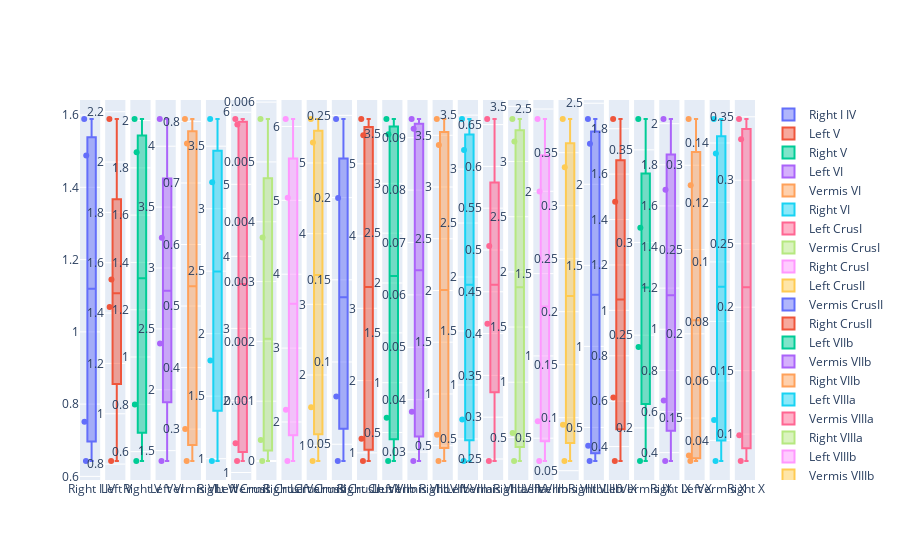

Here is the notebook cell this chart was saved with:
### Code cell
path = "/net/data.isilon/ag-cherrmann/nschmidt/project/parse_xml_for_VAE/xml_data_t/Aggregated_suit_t.csv"

df = pd.read_csv(path, index_col=[0])
rois = df.columns[2:]

fig = make_subplots(rows=1, cols=len(rois))
for i, roi in enumerate(rois):
    fig.add_trace(
    go.Box(y=df[roi], name=roi), row=1, col=i+1)

fig.update_traces(boxpoints='all', jitter=.3)
fig.update_layout()

### Figure 1 — Plotly figure (JSON) as saved in the notebook; plotly's stock layout.template omitted (floating-point values rounded to 4 significant figures)
{"data": [{"boxpoints": "all", "jitter": 0.3, "name": "Right I IV", "type": "box", "xaxis": "x", "y": [1.589, 0.6426, 1.488, 0.751], "yaxis": "y"}, {"boxpoints": "all", "jitter": 0.3, "name": "Left V", "type": "box", "xaxis": "x2", "y": [2.171, 0.8123, 1.533, 1.425], "yaxis": "y2"}, {"boxpoints": "all", "jitter": 0.3, "name": "Right V", "type": "box", "xaxis": "x3", "y": [2.007, 0.5603, 1.866, 0.7988], "yaxis": "y3"}, {"boxpoints": "all", "jitter": 0.3, "name": "Left VI", "type": "box", "xaxis": "x4", "y": [4.224, 1.415, 3.247, 2.379], "yaxis": "y4"}, {"boxpoints": "all", "jitter": 0.3, "name": "Vermis VI", "type": "box", "xaxis": "x5", "y": [0.804, 0.2482, 0.7643, 0.3003], "yaxis": "y5"}, {"boxpoints": "all", "jitter": 0.3, "name": "Right VI", "type": "box", "xaxis": "x6", "y": [3.718, 0.9812, 3.211, 1.785], "yaxis": "y6"}, {"boxpoints": "all", "jitter": 0.3, "name": "Left CrusI", "type": "box", "xaxis": "x7", "y": [5.907, 1.406, 5.829, 1.16], "yaxis": "y7"}, {"boxpoints": "all", "jitter": 0.3, "name": "Vermis CrusI", "type": "box", "xaxis": "x8", "y": [0.005718, 0, 0.003737, 0.0003529], "yaxis": "y8"}, {"boxpoints": "all", "jitter": 0.3, "name": "Right CrusI", "type": "box", "xaxis": "x9", "y": [6.101, 1.473, 5.034, 2.167], "yaxis": "y9"}, {"boxpoints": "all", "jitter": 0.3, "name": "Left CrusII", "type": "box", "xaxis": "x10", "y": [5.29, 1.544, 5.622, 0.7838], "yaxis": "y10"}, {"boxpoints": "all", "jitter": 0.3, "name": "Vermis CrusII", "type": "box", "xaxis": "x11", "y": [0.1998, 0.07907, 0.2478, 0.03982], "yaxis": "y11"}, {"boxpoints": "all", "jitter": 0.3, "name": "Right CrusII", "type": "box", "xaxis": "x12", "y": [5.397, 1.196, 5.62, 0.8869], "yaxis": "y12"}, {"boxpoints": "all", "jitter": 0.3, "name": "Left VIIb", "type": "box", "xaxis": "x13", "y": [3.494, 0.6482, 3.646, 0.2141], "yaxis": "y13"}, {"boxpoints": "all", "jitter": 0.3, "name": "Vermis VIIb", "type": "box", "xaxis": "x14", "y": [0.09171, 0.02829, 0.09357, 0.03767], "yaxis": "y14"}, {"boxpoints": "all", "jitter": 0.3, "name": "Right VIIb", "type": "box", "xaxis": "x15", "y": [3.406, 0.6046, 3.658, 0.3517], "yaxis": "y15"}, {"boxpoints": "all", "jitter": 0.3, "name": "Left VIIIa", "type": "box", "xaxis": "x16", "y": [3.178, 0.6803, 3.464, 0.2952], "yaxis": "y16"}, {"boxpoints": "all", "jitter": 0.3, "name": "Vermis VIIIa", "type": "box", "xaxis": "x17", "y": [0.5048, 0.4118, 0.6567, 0.2476], "yaxis": "y17"}, {"boxpoints": "all", "jitter": 0.3, "name": "Right VIIIa", "type": "box", "xaxis": "x18", "y": [3.18, 0.5404, 3.385, 0.2863], "yaxis": "y18"}, {"boxpoints": "all", "jitter": 0.3, "name": "Left VIIIb", "type": "box", "xaxis": "x19", "y": [1.998, 0.6028, 2.439, 0.3617], "yaxis": "y19"}, {"boxpoints": "all", "jitter": 0.3, "name": "Vermis VIIIb", "type": "box", "xaxis": "x20", "y": [0.3361, 0.09325, 0.3818, 0.05914], "yaxis": "y20"}, {"boxpoints": "all", "jitter": 0.3, "name": "Right VIIIb", "type": "box", "xaxis": "x21", "y": [2.25, 0.3874, 2.403, 0.293], "yaxis": "y21"}, {"boxpoints": "all", "jitter": 0.3, "name": "Left IX", "type": "box", "xaxis": "x22", "y": [1.478, 0.6165, 1.843, 0.3364], "yaxis": "y22"}, {"boxpoints": "all", "jitter": 0.3, "name": "Vermis IX", "type": "box", "xaxis": "x23", "y": [0.3079, 0.2436, 0.3666, 0.1821], "yaxis": "y23"}, {"boxpoints": "all", "jitter": 0.3, "name": "Right IX", "type": "box", "xaxis": "x24", "y": [1.679, 0.6533, 2.023, 0.3592], "yaxis": "y24"}, {"boxpoints": "all", "jitter": 0.3, "name": "Left X", "type": "box", "xaxis": "x25", "y": [0.2882, 0.1279, 0.3275, 0.1245], "yaxis": "y25"}, {"boxpoints": "all", "jitter": 0.3, "name": "Vermis X", "type": "box", "xaxis": "x26", "y": [0.1481, 0.03307, 0.1365, 0.04683], "yaxis": "y26"}, {"boxpoints": "all", "jitter": 0.3, "name": "Right X", "type": "box", "xaxis": "x27", "y": [0.3324, 0.07884, 0.3483, 0.09907], "yaxis": "y27"}], "layout": {"xaxis": {"anchor": "y", "domain": [0, 0.0299]}, "xaxis10": {"anchor": "y10", "domain": [0.3358, 0.3657]}, "xaxis11": {"anchor": "y11", "domain": [0.3731, 0.403]}, "xaxis12": {"anchor": "y12", "domain": [0.4104, 0.4403]}, "xaxis13": {"anchor": "y13", "domain": [0.4477, 0.4776]}, "xaxis14": {"anchor": "y14", "domain": [0.485, 0.515]}, "xaxis15": {"anchor": "y15", "domain": [0.5224, 0.5523]}, "xaxis16": {"anchor": "y16", "domain": [0.5597, 0.5896]}, "xaxis17": {"anchor": "y17", "domain": [0.597, 0.6269]}, "xaxis18": {"anchor": "y18", "domain": [0.6343, 0.6642]}, "xaxis19": {"anchor": "y19", "domain": [0.6716, 0.7015]}, "xaxis2": {"anchor": "y2", "domain": [0.03731, 0.06722]}, "xaxis20": {"anchor": "y20", "domain": [0.7089, 0.7388]}, "xaxis21": {"anchor": "y21", "domain": [0.7462, 0.7761]}, "xaxis22": {"anchor": "y22", "domain": [0.7835, 0.8134]}, "xaxis23": {"anchor": "y23", "domain": [0.8209, 0.8508]}, "xaxis24": {"anchor": "y24", "domain": [0.8582, 0.8881]}, "xaxis25": {"anchor": "y25", "domain": [0.8955, 0.9254]}, "xaxis26": {"anchor": "y26", "domain": [0.9328, 0.9627]}, "xaxis27": {"anchor": "y27", "domain": [0.9701, 1]}, "xaxis3": {"anchor": "y3", "domain": [0.07462, 0.1045]}, "xaxis4": {"anchor": "y4", "domain": [0.1119, 0.1418]}, "xaxis5": {"anchor": "y5", "domain": [0.1492, 0.1791]}, "xaxis6": {"anchor": "y6", "domain": [0.1866, 0.2165]}, "xaxis7": {"anchor": "y7", "domain": [0.2239, 0.2538]}, "xaxis8": {"anchor": "y8", "domain": [0.2612, 0.2911]}, "xaxis9": {"anchor": "y9", "domain": [0.2985, 0.3284]}, "yaxis": {"anchor": "x", "domain": [0, 1]}, "yaxis10": {"anchor": "x10", "domain": [0, 1]}, "yaxis11": {"anchor": "x11", "domain": [0, 1]}, "yaxis12": {"anchor": "x12", "domain": [0, 1]}, "yaxis13": {"anchor": "x13", "domain": [0, 1]}, "yaxis14": {"anchor": "x14", "domain": [0, 1]}, "yaxis15": {"anchor": "x15", "domain": [0, 1]}, "yaxis16": {"anchor": "x16", "domain": [0, 1]}, "yaxis17": {"anchor": "x17", "domain": [0, 1]}, "yaxis18": {"anchor": "x18", "domain": [0, 1]}, "yaxis19": {"anchor": "x19", "domain": [0, 1]}, "yaxis2": {"anchor": "x2", "domain": [0, 1]}, "yaxis20": {"anchor": "x20", "domain": [0, 1]}, "yaxis21": {"anchor": "x21", "domain": [0, 1]}, "yaxis22": {"anchor": "x22", "domain": [0, 1]}, "yaxis23": {"anchor": "x23", "domain": [0, 1]}, "yaxis24": {"anchor": "x24", "domain": [0, 1]}, "yaxis25": {"anchor": "x25", "domain": [0, 1]}, "yaxis26": {"anchor": "x26", "domain": [0, 1]}, "yaxis27": {"anchor": "x27", "domain": [0, 1]}, "yaxis3": {"anchor": "x3", "domain": [0, 1]}, "yaxis4": {"anchor": "x4", "domain": [0, 1]}, "yaxis5": {"anchor": "x5", "domain": [0, 1]}, "yaxis6": {"anchor": "x6", "domain": [0, 1]}, "yaxis7": {"anchor": "x7", "domain": [0, 1]}, "yaxis8": {"anchor": "x8", "domain": [0, 1]}, "yaxis9": {"anchor": "x9", "domain": [0, 1]}}}
